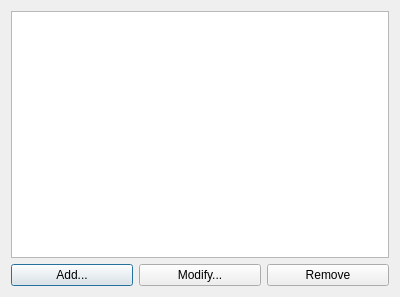
<ui version="4.0" >
 <class>RegexpMatcherUi</class>
 <widget class="QDialog" name="RegexpMatcherUi" >
  <property name="geometry" >
   <rect>
    <x>0</x>
    <y>0</y>
    <width>400</width>
    <height>297</height>
   </rect>
  </property>
  <property name="windowTitle" >
   <string>Regexp Matcher</string>
  </property>
  <property name="windowIcon" >
   <iconset resource="resources.qrc" >
    <normaloff>:/resources/images/aggregator.svg</normaloff>:/resources/images/aggregator.svg</iconset>
  </property>
  <layout class="QVBoxLayout" name="verticalLayout" >
   <item>
    <widget class="QTreeView" name="Regexps_" >
     <property name="alternatingRowColors" >
      <bool>true</bool>
     </property>
     <property name="rootIsDecorated" >
      <bool>false</bool>
     </property>
     <property name="itemsExpandable" >
      <bool>false</bool>
     </property>
     <property name="sortingEnabled" >
      <bool>true</bool>
     </property>
     <property name="expandsOnDoubleClick" >
      <bool>false</bool>
     </property>
    </widget>
   </item>
   <item>
    <layout class="QHBoxLayout" name="horizontalLayout" >
     <item>
      <widget class="QPushButton" name="AddRegexpButton_" >
       <property name="text" >
        <string>Add...</string>
       </property>
      </widget>
     </item>
     <item>
      <widget class="QPushButton" name="ModifyRegexpButton_" >
       <property name="text" >
        <string>Modify...</string>
       </property>
      </widget>
     </item>
     <item>
      <widget class="QPushButton" name="RemoveRegexpButton_" >
       <property name="text" >
        <string>Remove</string>
       </property>
      </widget>
     </item>
    </layout>
   </item>
  </layout>
 </widget>
 <resources>
  <include location="resources.qrc" />
 </resources>
 <connections/>
</ui>
